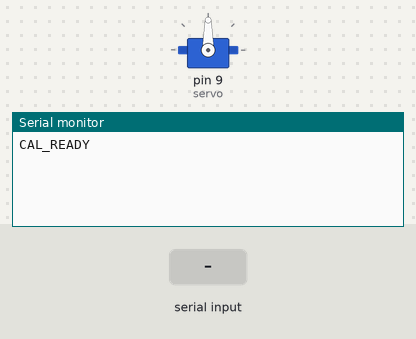
Simulated run of this sketch. Board: Arduino Uno, built with avr-gcc and run on an emulated ATmega328P. Shown: servo, the last lines printed to the serial monitor. The inputs (shaded band) are chosen by the test bench.

Above: at 1.2 s.
1.3 s: "PING\n" received over Serial
At 1.9 s:
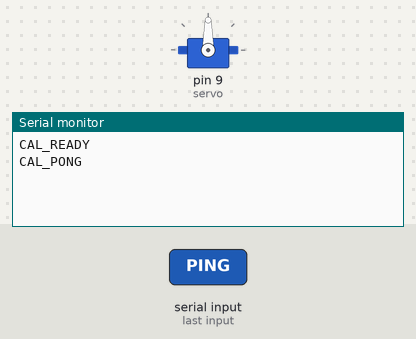
2.8 s: "SET \n" received over Serial
At 4.3 s:
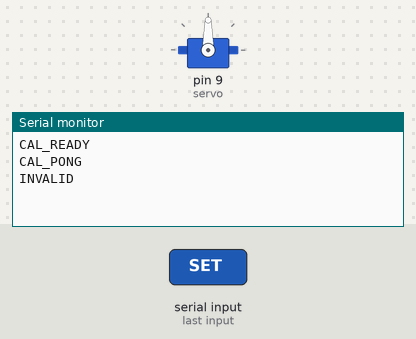

The sketch:

center_calibration.ino
```cpp
#include <Servo.h>
#include <stdlib.h>
#include <string.h>
Servo servo;
const int LOW_US = 1300, HIGH_US = 1700;
int currentUs = 1500, targetUs = 1500;
bool moving = false;
unsigned long lastStep = 0;
char buffer[24];
byte used = 0;
bool overflowed = false;

void command(char *line) {
  if (!strcmp(line, "PING")) { Serial.println("CAL_PONG"); return; }
  if (strncmp(line, "SET ", 4)) { Serial.println("INVALID"); return; }
  if (moving) { Serial.println("BUSY"); return; }
  // Require digits only, no suffix or sign.
  char *number = line + 4;
  if (!*number || strlen(number) > 4) { Serial.println("INVALID"); return; }
  for (char *p = number; *p; ++p) {
    if (*p < '0' || *p > '9') { Serial.println("INVALID"); return; }
  }
  int value = atoi(number);
  if (value < LOW_US || value > HIGH_US) { Serial.println("RANGE"); return; }
  targetUs = value;
  moving = true;
  lastStep = millis();
}

void setup() {
  Serial.begin(115200);
  servo.attach(9, 500, 2500);
  servo.writeMicroseconds(1500);
  Serial.println("CAL_READY");
}

void loop() {
  for (byte count = 0; count < 32 && Serial.available(); ++count) {
    char ch = Serial.read();
    if (ch == '\n') {
      buffer[used] = '\0';
      if (overflowed) Serial.println("INVALID"); else command(buffer);
      used = 0; overflowed = false;
    } else if (ch != '\r') {
      if (used < sizeof(buffer) - 1) buffer[used++] = ch;
      else overflowed = true;
    }
  }
  if (moving && millis() - lastStep >= 10) {
    lastStep = millis();
    if (currentUs < targetUs) ++currentUs;
    else if (currentUs > targetUs) --currentUs;
    servo.writeMicroseconds(currentUs);
    if (currentUs == targetUs) {
      moving = false;
      Serial.print("CAL_DONE "); Serial.println(currentUs);
    }
  }
}
```

Measured:
- after the input at 1.3 s, the serial monitor: prints a new line at once (image 1)
- after the input at 2.8 s, the serial monitor: prints a new line at once (image 2)
